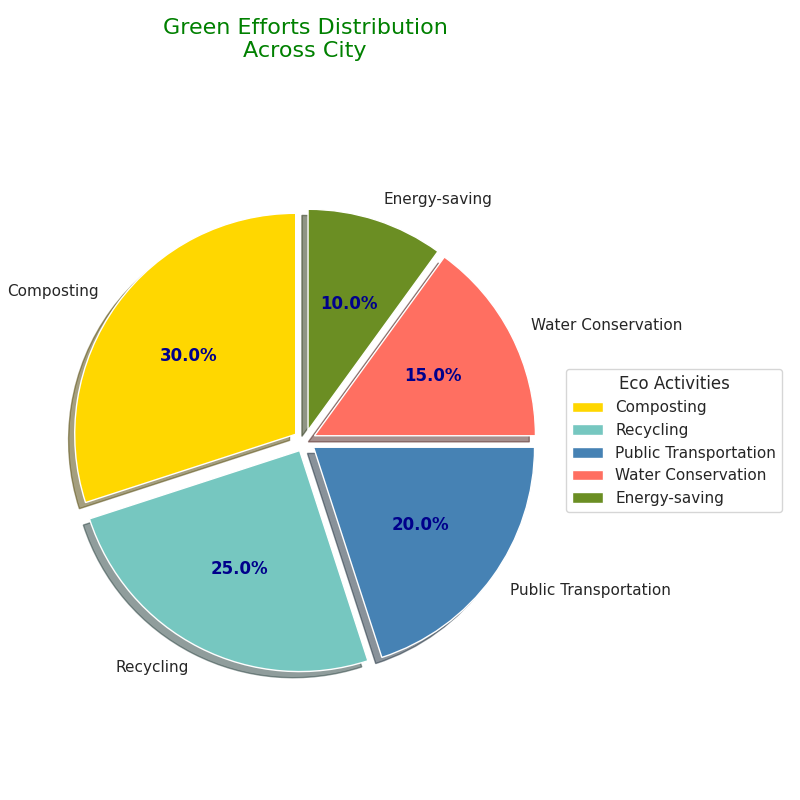

Reproduce this figure in Python.
import matplotlib.pyplot as plt

practices = ['Composting', 'Recycling', 'Public Transportation', 'Water Conservation', 'Energy-saving']
percentages = [30, 25, 20, 15, 10]
# Changed the order of colors to shuffle the assigned colors
colors = ['#FFD700', '#76C7C0', '#4682B4', '#FF6F61', '#6B8E23']

fig, ax = plt.subplots(figsize=(8, 8))
wedges, texts, autotexts = ax.pie(
    percentages,
    colors=colors,
    startangle=90,
    labels=practices,
    autopct='%1.1f%%',
    shadow=True,
    explode=(0.05, 0.05, 0.05, 0.05, 0.05)
)

ax.axis('equal')

plt.title('Green Efforts Distribution\nAcross City', size=16, color='green', loc='center', pad=30)
plt.legend(wedges, practices, title='Eco Activities', loc='center left', bbox_to_anchor=(1, 0, 0.5, 1))

for autotext in autotexts:
    autotext.set_color('darkblue')
    autotext.set_weight('bold')

plt.tight_layout()

plt.show()
